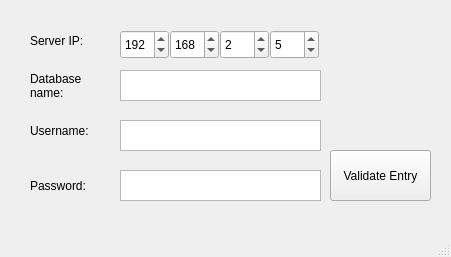
<?xml version="1.0" encoding="UTF-8"?>
<ui version="4.0">
 <class>mySQlSetupWindow</class>
 <widget class="QMainWindow" name="mySQlSetupWindow">
  <property name="geometry">
   <rect>
    <x>0</x>
    <y>0</y>
    <width>451</width>
    <height>257</height>
   </rect>
  </property>
  <property name="windowTitle">
   <string>MainWindow</string>
  </property>
  <widget class="QWidget" name="centralwidget">
   <widget class="QLabel" name="label">
    <property name="geometry">
     <rect>
      <x>30</x>
      <y>30</y>
      <width>61</width>
      <height>21</height>
     </rect>
    </property>
    <property name="text">
     <string>Server IP:</string>
    </property>
   </widget>
   <widget class="QSpinBox" name="firstIPVal">
    <property name="geometry">
     <rect>
      <x>120</x>
      <y>30</y>
      <width>49</width>
      <height>29</height>
     </rect>
    </property>
    <property name="minimum">
     <number>1</number>
    </property>
    <property name="maximum">
     <number>255</number>
    </property>
    <property name="value">
     <number>192</number>
    </property>
   </widget>
   <widget class="QSpinBox" name="threeIPVal">
    <property name="geometry">
     <rect>
      <x>220</x>
      <y>30</y>
      <width>49</width>
      <height>29</height>
     </rect>
    </property>
    <property name="maximum">
     <number>255</number>
    </property>
    <property name="value">
     <number>2</number>
    </property>
   </widget>
   <widget class="QSpinBox" name="secondIPVal">
    <property name="geometry">
     <rect>
      <x>170</x>
      <y>30</y>
      <width>49</width>
      <height>29</height>
     </rect>
    </property>
    <property name="minimum">
     <number>1</number>
    </property>
    <property name="maximum">
     <number>255</number>
    </property>
    <property name="value">
     <number>168</number>
    </property>
   </widget>
   <widget class="QSpinBox" name="fourthIPVal">
    <property name="geometry">
     <rect>
      <x>270</x>
      <y>30</y>
      <width>49</width>
      <height>29</height>
     </rect>
    </property>
    <property name="maximum">
     <number>255</number>
    </property>
    <property name="value">
     <number>5</number>
    </property>
   </widget>
   <widget class="QLabel" name="label_2">
    <property name="geometry">
     <rect>
      <x>30</x>
      <y>60</y>
      <width>61</width>
      <height>51</height>
     </rect>
    </property>
    <property name="text">
     <string>Database name:</string>
    </property>
    <property name="wordWrap">
     <bool>true</bool>
    </property>
   </widget>
   <widget class="QLabel" name="label_3">
    <property name="geometry">
     <rect>
      <x>30</x>
      <y>110</y>
      <width>71</width>
      <height>41</height>
     </rect>
    </property>
    <property name="text">
     <string>Username:</string>
    </property>
   </widget>
   <widget class="QLabel" name="label_4">
    <property name="geometry">
     <rect>
      <x>30</x>
      <y>170</y>
      <width>71</width>
      <height>31</height>
     </rect>
    </property>
    <property name="text">
     <string>Password:</string>
    </property>
   </widget>
   <widget class="QTextEdit" name="databaseTextEntry">
    <property name="geometry">
     <rect>
      <x>120</x>
      <y>70</y>
      <width>201</width>
      <height>31</height>
     </rect>
    </property>
   </widget>
   <widget class="QTextEdit" name="usernameTextEntry">
    <property name="geometry">
     <rect>
      <x>120</x>
      <y>120</y>
      <width>201</width>
      <height>31</height>
     </rect>
    </property>
   </widget>
   <widget class="QTextEdit" name="passwordTextEntry">
    <property name="geometry">
     <rect>
      <x>120</x>
      <y>170</y>
      <width>201</width>
      <height>31</height>
     </rect>
    </property>
   </widget>
   <widget class="QPushButton" name="pushButton">
    <property name="geometry">
     <rect>
      <x>330</x>
      <y>150</y>
      <width>101</width>
      <height>51</height>
     </rect>
    </property>
    <property name="text">
     <string>Validate Entry</string>
    </property>
   </widget>
  </widget>
  <widget class="QMenuBar" name="menubar">
   <property name="geometry">
    <rect>
     <x>0</x>
     <y>0</y>
     <width>451</width>
     <height>25</height>
    </rect>
   </property>
  </widget>
  <widget class="QStatusBar" name="statusbar"/>
 </widget>
 <resources/>
 <connections/>
</ui>
